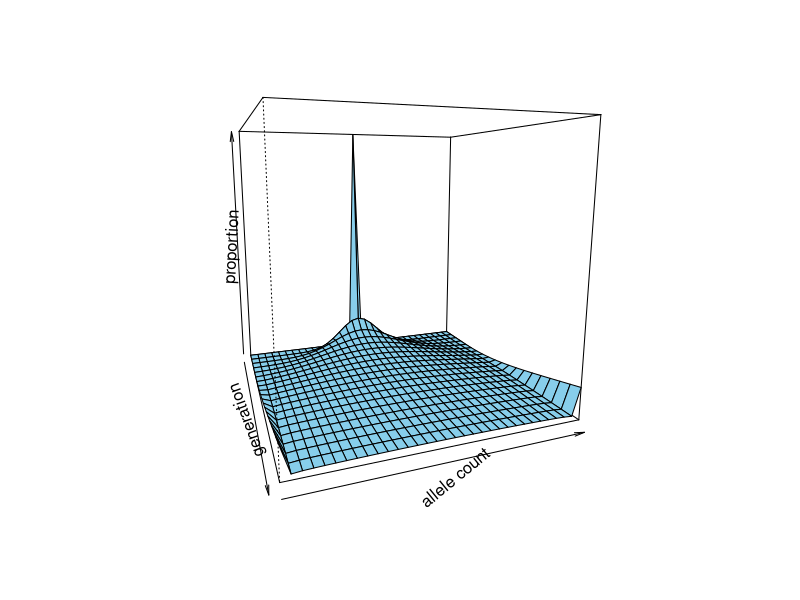

Generate this figure with R:
## Markov simulator for genetic drift

#Julin Maloof

#July 24, 2013

size <- 32 # number of chromosomes in population

init.alleles <- 16 # number of alleles in starting population

generations <- 20 # number of generations to run the simulation for

m.binom <- matrix(0,nrow=size+1,ncol=size+1,dimnames=list(from=0:size,to=0:size)) #this will hold the binomial transition probabilities

#now we should be able to fill in the matrix by mutliplying the allele probabilities in the current generation by the binomial probabilities

for (f in 0:size) {
  for (t in 0:size) {
    m.binom[f+1,t+1] <- dbinom(x=t,size=size,prob=f/size)
  }}

m.binom

#now for each generation mutliply the transition matrix by the allele probabilties

results <- matrix(0,ncol=size+1,nrow=generations,dimnames=list(generation=1:generations,allele.freq=0:size))

results[1,as.character(init.alleles)] <- 1

for (g in 2:generations) {
 results[g,] <- results[g-1,] %*% m.binom
}

round(results,3)

persp(results,theta=70,phi=10,xlab="generation",ylab="allele count",zlab="proportion",col="skyblue")
